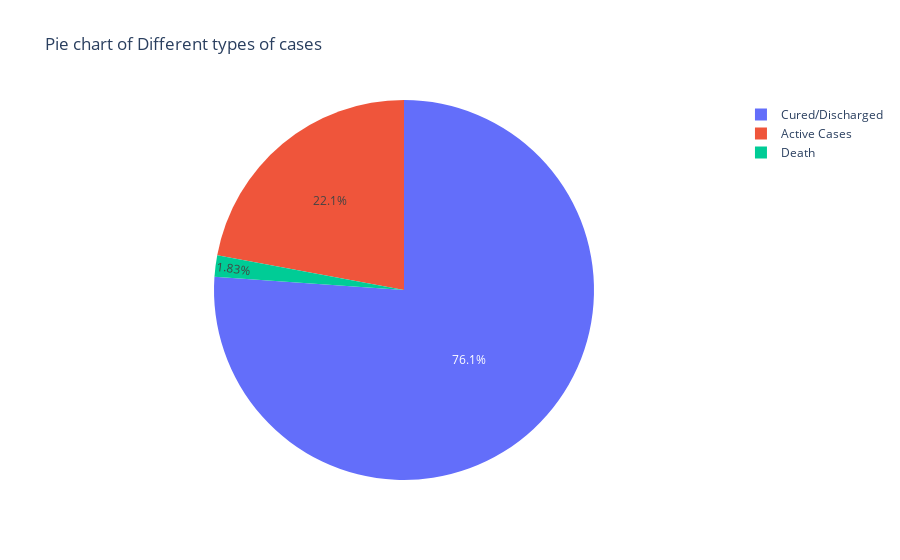

The cell this chart's notebook holds for it:
### Code cell
activecases=statewise['Active Cases'].sum()
cured=statewise['Cured/Discharged'].sum()
death=statewise['Death'].sum()

labels=['Active Cases','Cured/Discharged','Death']
values=[activecases,cured,death]
fig = go.Figure(data=[go.Pie(labels=labels, values=values)])
fig.update_layout(title=" Pie chart of Different types of cases")
fig.show()

### Figure 1 — Plotly figure (JSON) as saved in the notebook; plotly's stock layout.template omitted (floating-point values rounded to 4 significant figures)
{"data": [{"values": [75473682, 260309033, 6244405], "labels": ["Active Cases", "Cured/Discharged", "Death"], "type": "pie"}], "layout": {"title": {"text": " Pie chart of Different types of cases"}}}
